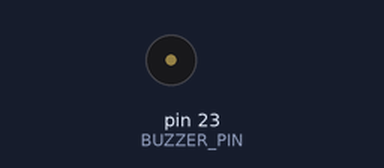
The sketch below on a simulated Arduino Mega 2560, built with avr-gcc and run on an emulated ATmega2560. Shown: buzzer (waves = sounding, pin HIGH). The local clock reads 2024-03-15 10:24:30 at power-on unless the sketch sets it; what the sketch prints to the serial monitor is not drawn.

Above: at 0.05 s.
Timing chart, 0 to 3.0 s (numbered marks = the images above):
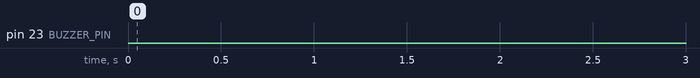

Measured:
- by itself, pin 23 (BUZZER_PIN): LOW → HIGH at 30.0 s, → LOW 0.15 s later, → HIGH 0.15 s later, → LOW 0.15 s later, … (6 changes in this stretch)

The sketch:

Module5_Buzzer.ino
```cpp
#include <Wire.h>
#include <RTClib.h>

#define BUZZER_PIN 23

// ---- Period end times (HH:MM) - replace with your actual school schedule ----
const int periodEndHour[]   = {9, 10, 11, 13, 14, 15};   // example: 6 periods
const int periodEndMinute[] = {45, 30, 15, 0, 45, 30};
const int NUM_PERIODS = sizeof(periodEndHour) / sizeof(periodEndHour[0]);

bool endTriggered[NUM_PERIODS];
bool reminderTriggered[NUM_PERIODS];
int lastCheckedDay = -1;

RTC_DS3231 rtc;
bool rtcFound = true;

void longBeep();
void shortBeeps(int count);
void resetDailyFlags();

void setup() {
  Serial.begin(115200);
  Wire.begin();
  pinMode(BUZZER_PIN, OUTPUT);
  digitalWrite(BUZZER_PIN, LOW);

  if (!rtc.begin()) {
    Serial.println("DS3231 not found!");
    rtcFound = false;
  }

  resetDailyFlags();
  Serial.println("Buzzer module test started.");
}

void loop() {
  if (!rtcFound) { delay(1000); return; }

  DateTime now = rtc.now();

  // Reset flags once per new day so alerts can fire again tomorrow
  if (now.day() != lastCheckedDay) {
    resetDailyFlags();
    lastCheckedDay = now.day();
  }

  for (int i = 0; i < NUM_PERIODS; i++) {
    int nowTotalMin      = now.hour() * 60 + now.minute();
    int reminderTotalMin = periodEndHour[i] * 60 + periodEndMinute[i] - 5;

    // 5-minute-before reminder: three short beeps
    if (!reminderTriggered[i] && nowTotalMin == reminderTotalMin) {
      Serial.print("5-min reminder for period "); Serial.println(i + 1);
      shortBeeps(3);
      reminderTriggered[i] = true;
    }

    // Period-end alert: one long beep
    if (!endTriggered[i] && now.hour() == periodEndHour[i] && now.minute() == periodEndMinute[i]) {
      Serial.print("Period "); Serial.print(i + 1); Serial.println(" ended.");
      longBeep();
      endTriggered[i] = true;
    }
  }

  delay(1000); // checking once per second is enough since we're matching to the minute
}

void longBeep() {
  digitalWrite(BUZZER_PIN, HIGH);
  delay(1000);
  digitalWrite(BUZZER_PIN, LOW);
}

void shortBeeps(int count) {
  for (int i = 0; i < count; i++) {
    digitalWrite(BUZZER_PIN, HIGH);
    delay(150);
    digitalWrite(BUZZER_PIN, LOW);
    delay(150);
  }
}

void resetDailyFlags() {
  for (int i = 0; i < NUM_PERIODS; i++) {
    endTriggered[i] = false;
    reminderTriggered[i] = false;
  }
}
```
